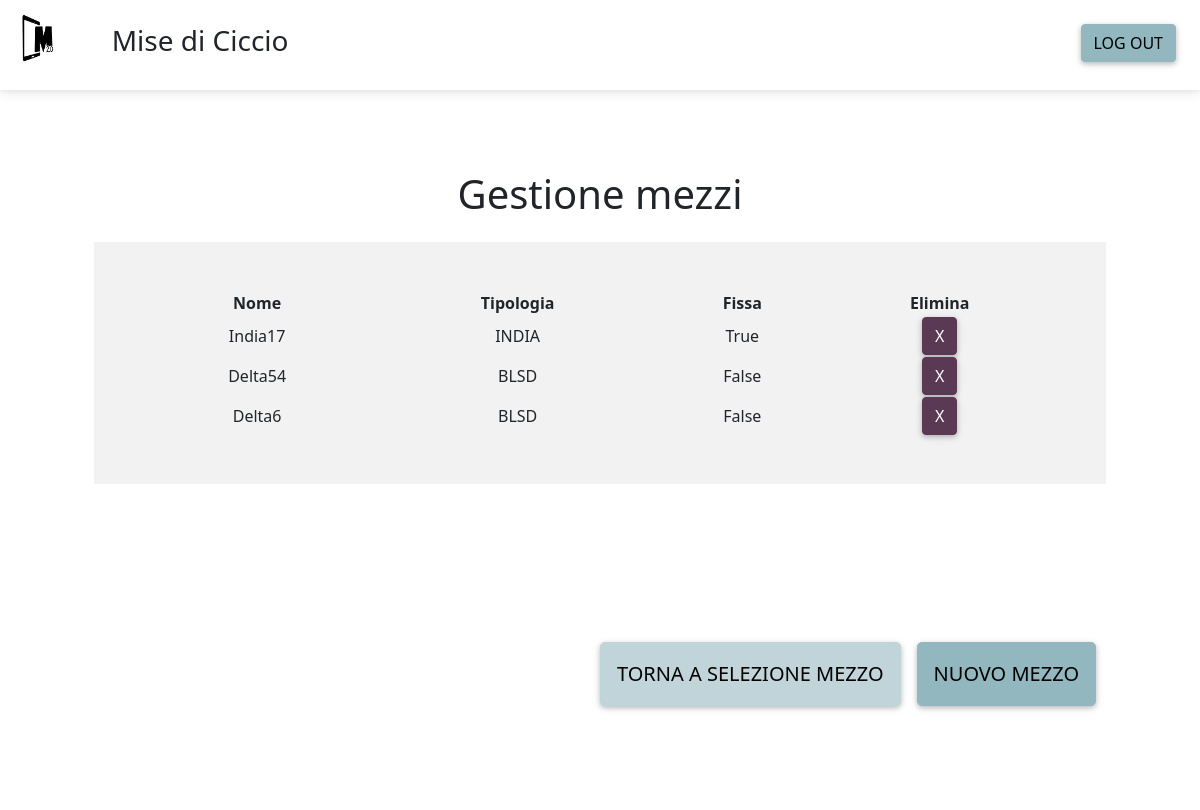
Page /gestione_mezzi/ (signed in) on the earlier database version.
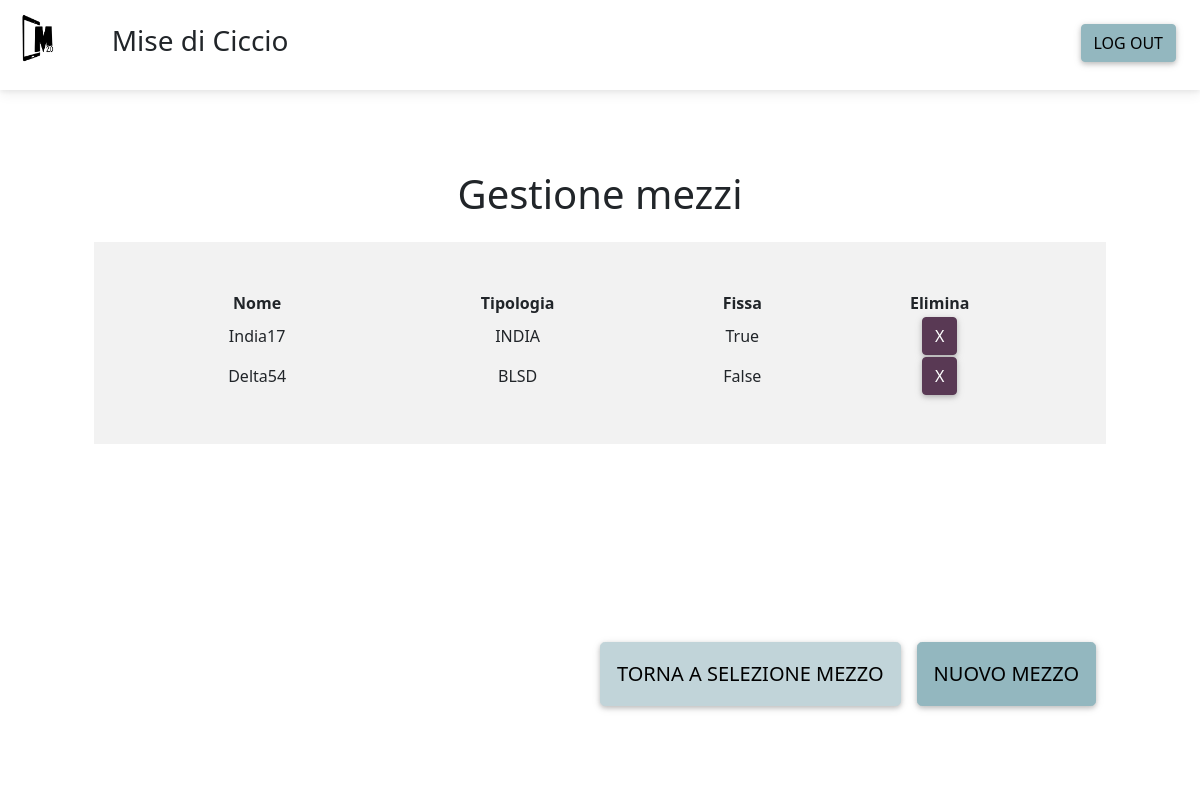
Same page on the later database version.
### scheda/models.py (models this page shows)
class Mezzo(models.Model):
    id_mezzo = models.AutoField(primary_key = True)
    nome = models.CharField(unique = True, max_length = 10)
    tipologia = models.CharField(max_length = 10)
    all_day = models.BooleanField(default = False)
    username = models.ForeignKey(MyUser, on_delete = models.CASCADE)
    num_mezzo = models.IntegerField()
    equip_min = models.IntegerField()

### scheda/views.py (the view)
# urls.py: path('gestione_mezzi/', scheda.GestioneMezzi.as_view(), name='gestione_mezzi'),
class GestioneMezzi(generic.View):
    def get(self, request):
        mezzi = Mezzo.objects.filter(username=request.user.id)
        template_name = 'gestione_mezzi.html'
        return render(request, template_name, context={'mezzi':mezzi})

### templates/gestione_mezzi.html (shortened to what this page needs)
{% extends 'base.html' %}
{% load static %}
{% block css %}
<link href="{% static 'css/gestione_mezzi.css' %}" rel="stylesheet">
{% endblock %}
{% block content %}
<nav class="navbar navbar-expand-sm">
    <ul class="navbar-nav ml-auto">
        <li class="nav-item">
            <div class="container">
                <a class="navbar-brand" href="#">
                    <img
                    src="{% static 'img/logoHCI.png' %}"
                    height="50"
                    loading="lazy"
                  />
                </a>
            </div>
        </li>
        <li class="nav-item">
            <div class="container ms-0 p-3">
                <h3>{{request.user.corporation}}</h3>
            </div>
        </li>
    </ul>
    <a href="{% url 'logout' %}" class="btn btn-primary m-4" style="position: absolute; right: 0; top: 0;">Log out</a>
</nav>
<div class="container-sm p-3 rounded bg-white text-center d-flex flex-column">
    <div class="container mt-5 text-center bg-white">
        <h1 class="m-3">Gestione mezzi</h1>
    </div>
    <div class="container pt-2 ps-5 pe-5 mb-auto bg-white" style="height: 70vh; overflow: auto;">
        <div class="table-wrapper-scroll-y my-custom-scrollbar p-5 m-0 bg-light">
            <table class="table-responsive w-100 text-center">
                <thead>
                <tr>
                    <th scope="col">Nome</th>
                    <th scope="col">Tipologia</th>
                    <th scope="col">Fissa</th>
                    <th scope="col">Elimina</th>
                </tr>
                </thead>
                <tbody>
                    {% for m in mezzi %}
                        <tr>
                            <td scope="row">{{ m.nome }}</td>
                            <td>{{ m.tipologia }}</td>
                            <td>{{ m.all_day }}</td>
                            <td>
                                <label class="btn btn-info" for="{{m.id_mezzo}}">x</label>
                            </td>
                        </tr>
                    {% endfor %}
                </tbody>
            </table>
        </div>
    </div>
</div>
<div class="container p-5 mt-auto mb-5 me-5 text-center bg-white position-absolute bottom-0 end-0">
    <div class="row">
        <div class="col d-flex justify-content-end">
            <a href="{% url 'home_sc' %}" role="button" class="btn p-3 btn-secondary m-2 btn-lg">
                Torna a selezione mezzo
            </a>
            <button type="button" class="btn p-3 btn-primary btn-lg m-2" data-mdb-toggle="modal" data-mdb-target="#nuovomezzo" id="modalbutton">
                Nuovo Mezzo
            </button>
        </div>
    </div>
</div>
{% endblock %}
{% block scripts %}
<link rel="stylesheet" href="https://cdnjs.cloudflare.com/ajax/libs/bootstrap-select/1.13.1/css/bootstrap-select.css" />
{% endblock %}

Differences in the rows shown:
removed Mezzo: nome "Delta6", tipologia "BLSD", all_day "False"
